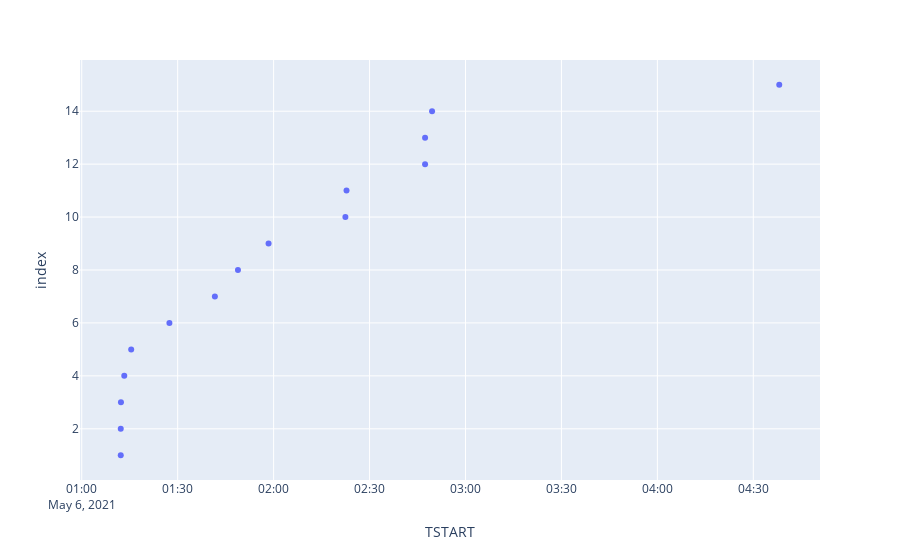

Write notebook code for a chart like this one.
### Code cell
import plotly.express as px
#fig, ax = plt.subplots(figsize=(20, 10))
fig = px.scatter(data_algo, x="TSTART")
#fig.add_hline(y=0.9)
# fig.add_vrect(x0=0.9, x1=2)
fig.show()

### Figure 1 — Plotly figure (JSON) as saved in the notebook; plotly's stock layout.template omitted (floating-point values rounded to 4 significant figures)
{"data": [{"hovertemplate": "TSTART=%{x}<br>index=%{y}<extra></extra>", "legendgroup": "", "marker": {"color": "#636efa", "symbol": "circle"}, "mode": "markers", "name": "", "orientation": "h", "showlegend": false, "type": "scatter", "x": ["2021-05-06T01:12:12+00:00", "2021-05-06T01:12:12+00:00", "2021-05-06T01:12:16+00:00", "2021-05-06T01:13:18+00:00", "2021-05-06T01:15:28+00:00", "2021-05-06T01:27:25+00:00", "2021-05-06T01:41:38+00:00", "2021-05-06T01:48:51+00:00", "2021-05-06T01:58:25+00:00", "2021-05-06T02:22:27+00:00", "2021-05-06T02:22:48+00:00", "2021-05-06T02:47:22+00:00", "2021-05-06T02:47:22+00:00", "2021-05-06T02:49:33+00:00", "2021-05-06T04:38:07+00:00"], "xaxis": "x", "y": [1, 2, 3, 4, 5, 6, 7, 8, 9, 10, 11, 12, 13, 14, 15], "yaxis": "y"}], "layout": {"autosize": true, "legend": {"tracegroupgap": 0}, "margin": {"t": 60}, "xaxis": {"anchor": "y", "autorange": true, "domain": [0, 1], "range": ["2021-05-06 00:59:40.066", "2021-05-06 04:50:38.934"], "title": {"text": "TSTART"}, "type": "date"}, "yaxis": {"anchor": "x", "autorange": true, "domain": [0, 1], "range": [-0.08399, 16.08], "title": {"text": "index"}, "type": "linear"}}}
